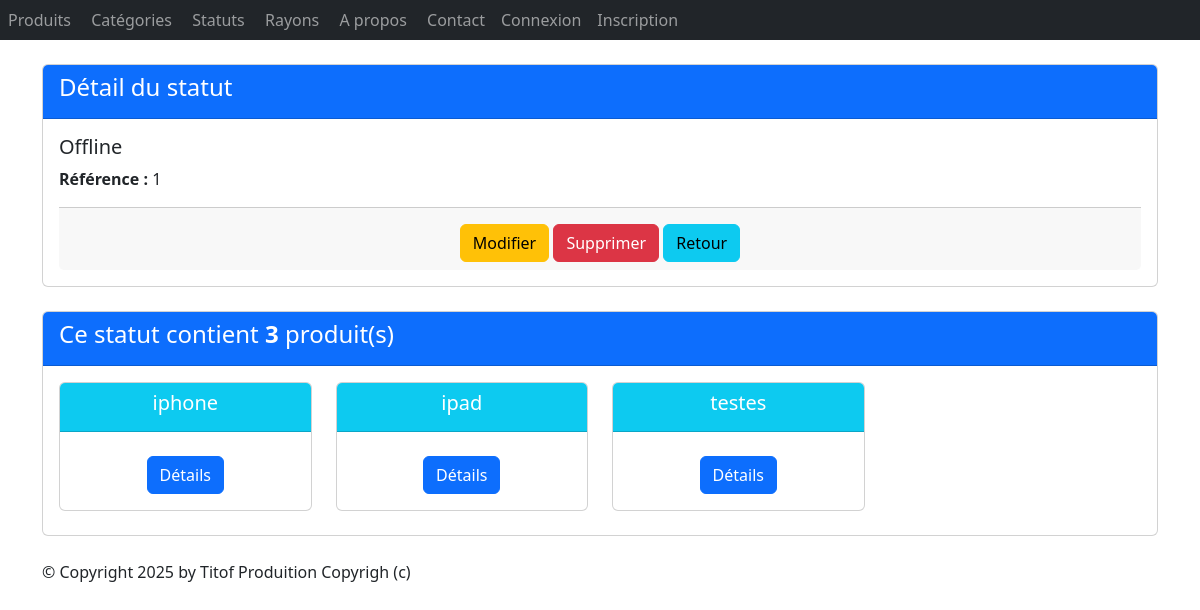
The page /monApp/statuts/1/ on the database as committed earlier.
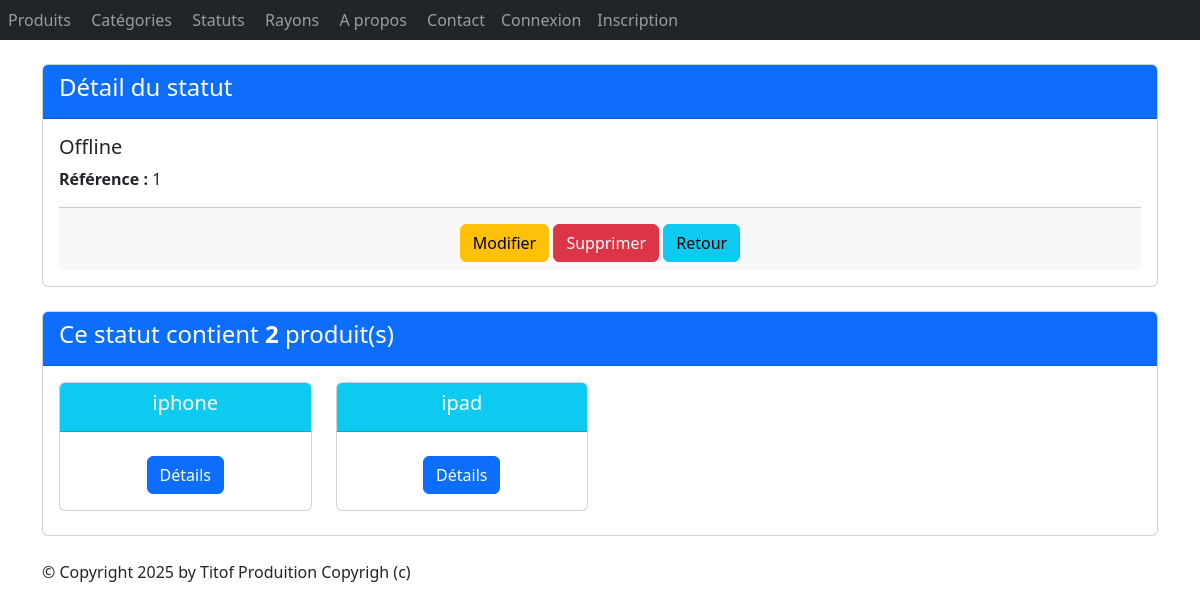
The same page on the database as committed later.
### monApp/models.py (models this page shows, shortened)
class Statut(models.Model):
    idStatut = models.AutoField(primary_key=True)
    libelle = models.CharField(max_length=100)

class Produit(models.Model):
    refProd = models.AutoField(primary_key=True)
    intituleProd = models.CharField(max_length=200)
    prixUnitaireProd = models.DecimalField(max_digits=10, decimal_places=2)
    categorie = models.ForeignKey(
        Categorie,
        on_delete=models.CASCADE,
        related_name="produits",
        null=True,
        blank=True
    )
    date_fabrication = models.DateField(null=True, blank=True)
    rayons = models.ManyToManyField(
        'Rayon',
        through='Contenir',
        related_name='produits_rayons'
    )
    statut = models.ForeignKey(
        Statut,
        on_delete=models.CASCADE,
        related_name="produit",
        null=True,
        blank=True
    )

### monApp/views.py (the view)
# urls.py: path("statuts/<pk>/", views.StatutDetailView.as_view(), name="dtl_statut"),
class StatutDetailView(DetailView):
    model = Statut
    template_name = "monApp/detail_statut.html"
    context_object_name = "stat"
    def get_queryset(self ) :
        return Statut.objects.annotate(prt=Count('produit'))
    def get_context_data(self, **kwargs):
        context = super(StatutDetailView, self).get_context_data(**kwargs)
        context['titremenu'] = "Détail du statut"
        context['prdts'] = self.object.produit.all()
        return context

### monApp/templates/monApp/detail_statut.html
 {% extends 'monApp/base.html' %}
{% block contenu %}
<div class="card mb-4">
    <div class="card-header bg-primary text-white">
        <h4>Détail du statut</h4>
    </div>
    <div class="card-body">
        <h5 class="card-title">{{ stat.libelle }}</h5>
        <ul class="list-unstyled">
            <li><strong>Référence :</strong> {{ stat.idStatut }}</li>
        </ul>
        <div class="card-footer text-center">
            <a href="{% url 'stat_chng' stat.idStatut %}" class="btn btn-warning mt-2">Modifier</a>
            <a href="{% url 'dtl_statut' stat.idStatut %}" class="btn btn-danger mt-2">Supprimer</a>
            <a href="{% url 'lst_stats' %}" class="btn btn-info mt-2">Retour</a>
        </div>
    </div>
</div>
<div class="card mb-4">
    <div class="card-header bg-primary text-white">
        <h4>Ce statut contient <strong>{{ stat.prt }}</strong> produit(s)</h4>
    </div>
    <div class="card-body">
        <div class="row">
            {% if prdts %}
            {% for prdt in prdts %}
            <div class="col-sm-3">
                <div class="card mb-2 text-center">
                    <div class="card-header bg-info text-white">
                        <h5 class="card-title">{{ prdt.intituleProd }}</h5>
                    </div>
                    <div class="card-body">
                        <a href="{% url 'dtl_prdt' prdt.refProd %}" class="btn btn-primary mt-2">Détails</a>
                    </div>
                </div>
            </div>
            {% endfor %}
            {% else %}
            <p class="text-muted">Aucun produit trouvé pour cette catégorie.</p>
            {% endif %}
        </div>
    </div>
</div>
{% endblock %}

Rows that differ between the two databases and show on the page:
removed Produit: intituleProd "testes"
computed for Statut "Offline": prt "3" → "2"
